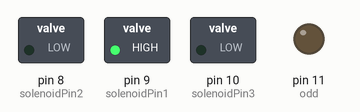
This sketch was run on a simulated Arduino Uno, built with avr-gcc and run on an emulated ATmega328P. On the bench: switched loads named in the sketch (green lamp = pin HIGH), output pins drawn as LEDs (lit = HIGH).

Above: at 0.1 s.
At 18.1 s:
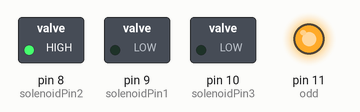
At 38.1 s:
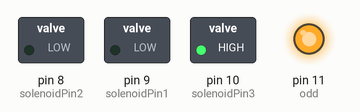
Timing chart, 0 to 39.6 s (numbered marks = the images above):
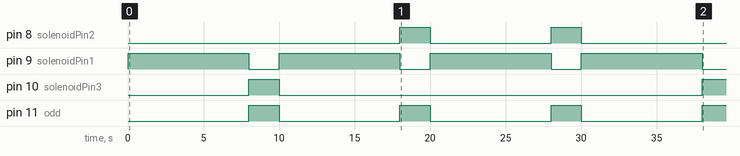

The sketch:

sketch_jul15a.ino
```cpp
int solenoidPin1 = 9;
int solenoidPin2 = 8;
int solenoidPin3 = 10;
int odd = 11;

void setup() {
  // put your setup code here, to run once:
  pinMode(solenoidPin1, OUTPUT);
  pinMode(solenoidPin2, OUTPUT);
  pinMode(solenoidPin3, OUTPUT);
  pinMode(odd, OUTPUT);
}

void loop() {
  int N = 2000;
  int Rest = 8000;
  // put your main code here, to run repeatedly:
  for (int i=1;i<=120;i++)
  {
    // Oddball:

   if (i==1 || i==4 || i==6 || i==9 || i==10  || i==14  || i==16  || i==23  || i==24 || i==33 || i==34 || i==40  || i==44  || i==45  || i==47  || i==56 || i==60 || i==65 || i==69 || i==71 || i==79  || i==80  || i==87  || i==93  || i==103 || i==106 || i==107 || i==110 || i==112 || i==114)
    //if (i==4 || i==5 || i==12  || i==13  || i==14  || i==17  || i==19  || i==20  || i==23  || i==30  || i==44  || i==47  || i==51  || i==56  || i==59  || i==73  || i==82  || i==84  || i==86  || i==96  || i==106 || i==108 || i==117)

    {
      digitalWrite(solenoidPin1, HIGH);
      digitalWrite(solenoidPin2, LOW);
      digitalWrite(solenoidPin3, LOW);
      digitalWrite(odd,LOW);
      delay(Rest);
      digitalWrite(solenoidPin1, LOW);
      digitalWrite(solenoidPin2, LOW);
      digitalWrite(solenoidPin3, LOW);
      digitalWrite(odd,LOW);
      delay(3);
      digitalWrite(solenoidPin1, LOW);
      digitalWrite(solenoidPin2, LOW);
      digitalWrite(solenoidPin3, HIGH);
      digitalWrite(odd,HIGH);
      delay(N);
      digitalWrite(solenoidPin1, LOW);
      digitalWrite(solenoidPin2, LOW);
      digitalWrite(solenoidPin3, LOW);
      digitalWrite(odd,LOW);
      delay(3);
    }
    else
    {
      digitalWrite(solenoidPin1, HIGH);
      digitalWrite(solenoidPin2, LOW);
      digitalWrite(solenoidPin3, LOW);
      digitalWrite(odd,LOW);
      delay(Rest);
      digitalWrite(solenoidPin1, LOW);
      digitalWrite(solenoidPin2, LOW);
      digitalWrite(solenoidPin3, LOW);
      digitalWrite(odd,LOW);
      delay(3);
      digitalWrite(solenoidPin1, LOW);
      digitalWrite(solenoidPin2, HIGH);
      digitalWrite(solenoidPin3, LOW);
      digitalWrite(odd,HIGH);
      delay(N);
      digitalWrite(solenoidPin1, LOW);
      digitalWrite(solenoidPin2, LOW);
      digitalWrite(solenoidPin3, LOW);
      digitalWrite(odd,LOW);
      delay(3);
    }
  }
      digitalWrite(solenoidPin1, HIGH);
      digitalWrite(solenoidPin2, LOW);
      digitalWrite(solenoidPin3, LOW);
      digitalWrite(odd,LOW);
      delay(100000);
}
```

Measured:
- by itself, pin 8 (solenoidPin2): LOW → HIGH at 18.0 s, → LOW 2.0 s later, → HIGH 8.0 s later, → LOW 2.0 s later, … (4 changes in this stretch)
- by itself, pin 9 (solenoidPin1): alternates HIGH for 8.0 s and LOW for 2.0 s
- by itself, pin 10 (solenoidPin3): LOW → HIGH at 8.0 s, → LOW 2.0 s later, → HIGH 28.0 s later
- by itself, pin 11 (odd): alternates HIGH for 2.0 s and LOW for 8.0 s
